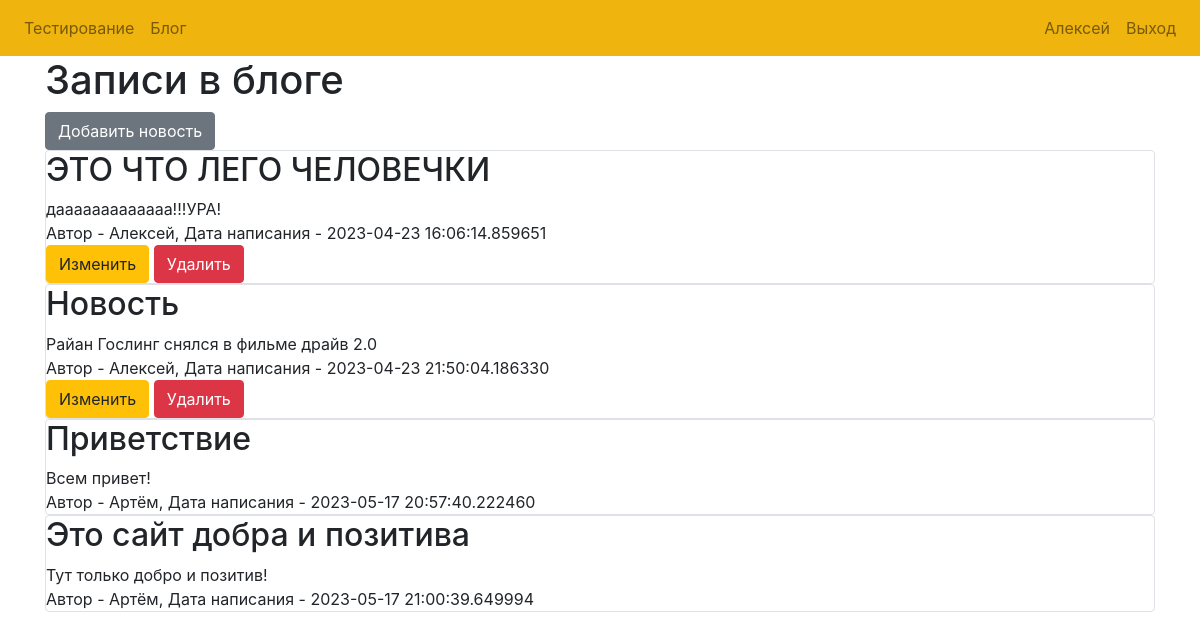
Screenshot of /news (signed in) with the database file from the repository.
### data/users.py (models this page shows)
class User(SqlAlchemyBase, UserMixin):
    __tablename__ = 'users'
    id = sqlalchemy.Column(sqlalchemy.Integer, primary_key=True)
    email = sqlalchemy.Column(sqlalchemy.String, unique=True)
    password = sqlalchemy.Column(sqlalchemy.String)
    first_name = sqlalchemy.Column(sqlalchemy.String)
    news = orm.relationship("News", back_populates='user')

### data/news.py (models this page shows)
class News(SqlAlchemyBase):
    __tablename__ = 'news'
    id = sqlalchemy.Column(sqlalchemy.Integer,
                           primary_key=True, autoincrement=True)
    title = sqlalchemy.Column(sqlalchemy.String, nullable=True)
    content = sqlalchemy.Column(sqlalchemy.String, nullable=True)
    created_date = sqlalchemy.Column(sqlalchemy.DateTime,
                                     default=datetime.datetime.now)
    is_private = sqlalchemy.Column(sqlalchemy.Boolean, default=True)
    user_id = sqlalchemy.Column(sqlalchemy.Integer,
                                sqlalchemy.ForeignKey("users.id"))
    user = orm.relationship('User')

### view.py (the view)
@view.route("/news")
@login_required
def news_check():
    db_sess = db_session.create_session()
    if current_user.is_authenticated:
        news = db_sess.query(News).filter(
            (News.user == current_user) | (News.is_private != 1))
    else:
        news = db_sess.query(News).filter(News.is_private != 1)
    return render_template("news.html", news=news, user=current_user)

### __init__.py (called while the page is built)
def create_app():
    app = Flask(__name__)
    app.config["SECRET_KEY"] = "Leha_secret"
    db_session.global_init(f"db/{DB_NAME}")
    app.register_blueprint(view, url_prefix="/")
    app.register_blueprint(auth, url_prefix="/")
    login_manager = LoginManager()
    login_manager.login_view = "auth.login"
    login_manager.init_app(app)
    @login_manager.user_loader
    def load_user(user_id):
        db_sess = db_session.create_session()
        return db_sess.query(User).get(int(user_id))
    app.run()
    return app

### data/db_session.py (called while the page is built)
def create_session() -> Session:
    global __factory
    return __factory()

### templates/news.html
{% extends "base.html" %}{% block title %}News{% endblock %}
{% block content %}
<h1>Записи в блоге</h1>
{% if current_user.is_authenticated %}
    <a href="news-add" class="btn btn-secondary">Добавить новость</a>
{% endif %}
{% for item in news%}
<div class="col-md6 border rounded">
    <h2>{{ item.title }}</h2>
    <div>
        {{ item.content }}
    </div>
    <div>
        Автор - {{ item.user.first_name }}, Дата написания - {{ item.created_date }}
    </div>
    {% if current_user.is_authenticated and current_user == item.user %}
        <div>
            <a href="/edit-news/{{ item.id }}" class="btn btn-warning">
                Изменить
            </a>
            <a href="/news_delete/{{ item.id }}" class="btn btn-danger">
                Удалить
            </a>
        </div>
    {% endif %}
</div>
{% endfor %}
{% endblock %}

### templates/base.html (shortened to what this page needs)
<!DOCTYPE html>
<html>
  <head>
    <link
      rel="stylesheet"
      href="https://stackpath.bootstrapcdn.com/bootstrap/4.4.1/css/bootstrap.min.css"
    />
    <link
      rel="stylesheet"
      href="https://stackpath.bootstrapcdn.com/font-awesome/4.7.0/css/font-awesome.min.css"
    />
    <link rel="stylesheet" type="text/css" href="static/css/container.css">
  </head>
  <body>
    <nav class="navbar navbar-expand-lg navbar-light" style="background-color: #f0b40e;">
      <div class="collapse navbar-collapse" id="navbar">
        <div class="navbar-nav">
          {% if user.is_authenticated %}
          <a class="nav-item nav-link" id="home" href="/">Тестирование</a>
          <a class="nav-item nav-link" id="news" href="/news">Блог</a>
          {% else %}
          <a class="nav-item nav-link" id="login" href="/login">Вход</a>
          <a class="nav-item nav-link" id="register" href="/register">Регистрация</a>
          {% endif %}
        </div>
      </div>
      <div class="navbar-nav" align="right">
        {% if user.is_authenticated %}
        <a class="nav-item nav-link" id="cabinet" href="/cabinet">{{ user.first_name }}</a>
        <a class="nav-item nav-link" id="logout" href="/logout">Выход</a>
        {% endif %}
      </div>
    </nav>
    <div class="container">{% block content %}{% endblock %}</div>
  </body>
</html>

### static/css/container.css (style rules this page uses)
.container { align-items: center; }

### rows the page displays
User: first_name "Алексей"
News: title "ЭТО ЧТО ЛЕГО ЧЕЛОВЕЧКИ", content "дааааааааааааа!!!УРА!", user.first_name "Алексей", created_date "2023-04-23 16:06:14.859651"
News: title "Новость", content "Райан Гослинг снялся в фильме драйв 2.0", user.first_name "Алексей", created_date "2023-04-23 21:50:04.186330"
News: title "Приветствие", content "Всем привет!", user.first_name "Артём", created_date "2023-05-17 20:57:40.222460"
News: title "Это сайт добра и позитива", content "Тут только добро и позитив!", user.first_name "Артём", created_date "2023-05-17 21:00:39.649994"
